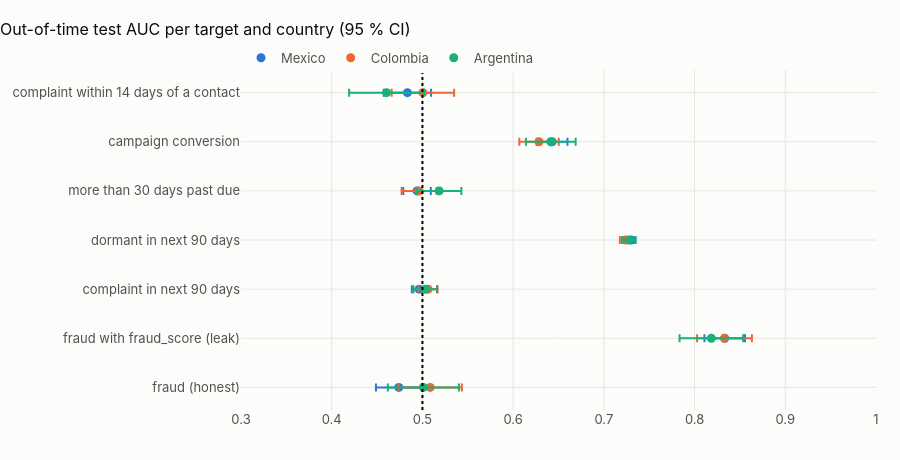

Write notebook code for a chart like this one.
### Markdown cell above
## 6 · Learnability of the candidate targets

### Code cell
lrn = read("learnability").assign(country=lambda d: d.country.map(NAME))
fig = go.Figure()
for c in lrn.country.unique():
    d = lrn[(lrn.country == c) & np.isfinite(lrn.auc)]
    fig.add_trace(
        go.Scatter(
            x=d.auc,
            y=d.name,
            mode="markers",
            name=c,
            marker=dict(size=9),
            error_x=dict(
                type="data", symmetric=False, array=d.auc_hi - d.auc, arrayminus=d.auc - d.auc_lo
            ),
        )
    )
fig.add_vline(x=0.5, line_dash="dot")
fig.update_layout(
    title="Out-of-time test AUC per target and country (95 % CI)",
    height=460,
    yaxis_title=None,
    xaxis_range=[0.3, 1.0],
)
fig.show()
show(
    lrn.pivot_table(index="name", columns="country", values="verdict", aggfunc="first"),
    paging=False,
)
show(lrn.pivot_table(index="name", columns="country", values="ap_lift").round(2), paging=False)

### Figure 1 — Plotly figure (JSON) as saved in the notebook; plotly's stock layout.template omitted (floating-point values rounded to 4 significant figures)
{"data": [{"error_x": {"array": [0.02519, 0.02235, 0.008082, 0.004728, 0.01519, 0.01694, 0.02603], "arrayminus": [0.02519, 0.02235, 0.008082, 0.004728, 0.01519, 0.01694, 0.02603], "symmetric": false, "type": "data"}, "marker": {"size": 9}, "mode": "markers", "name": "Mexico", "type": "scatter", "x": [0.474, 0.8332, 0.4964, 0.7299, 0.4941, 0.6429, 0.4835], "y": ["fraud (honest)", "fraud with fraud_score (leak)", "complaint in next 90 days", "dormant in next 90 days", "more than 30 days past due", "campaign conversion", "complaint within 14 days of a contact"]}, {"error_x": {"array": [0.0349, 0.03022, 0.01047, 0.006058, 0.0193, 0.02172, 0.03441], "arrayminus": [0.0349, 0.03022, 0.01047, 0.006058, 0.0193, 0.02172, 0.03441], "symmetric": false, "type": "data"}, "marker": {"size": 9}, "mode": "markers", "name": "Colombia", "type": "scatter", "x": [0.5086, 0.833, 0.5063, 0.7237, 0.4964, 0.6285, 0.5005], "y": ["fraud (honest)", "fraud with fraud_score (leak)", "complaint in next 90 days", "dormant in next 90 days", "more than 30 days past due", "campaign conversion", "complaint within 14 days of a contact"]}, {"error_x": {"array": [0.03918, 0.03506, 0.01292, 0.007434, 0.02443, 0.02742, 0.04136], "arrayminus": [0.03918, 0.03506, 0.01292, 0.007434, 0.02443, 0.02742, 0.04136], "symmetric": false, "type": "data"}, "marker": {"size": 9}, "mode": "markers", "name": "Argentina", "type": "scatter", "x": [0.5011, 0.8185, 0.5032, 0.7276, 0.5185, 0.6415, 0.4605], "y": ["fraud (honest)", "fraud with fraud_score (leak)", "complaint in next 90 days", "dormant in next 90 days", "more than 30 days past due", "campaign conversion", "complaint within 14 days of a contact"]}], "layout": {"height": 460, "shapes": [{"line": {"dash": "dot"}, "type": "line", "x0": 0.5, "x1": 0.5, "xref": "x", "y0": 0, "y1": 1, "yref": "y domain"}], "title": {"text": "Out-of-time test AUC per target and country (95 % CI)"}, "xaxis": {"range": [0.3, 1.0]}, "yaxis": {"title": {}}}}
